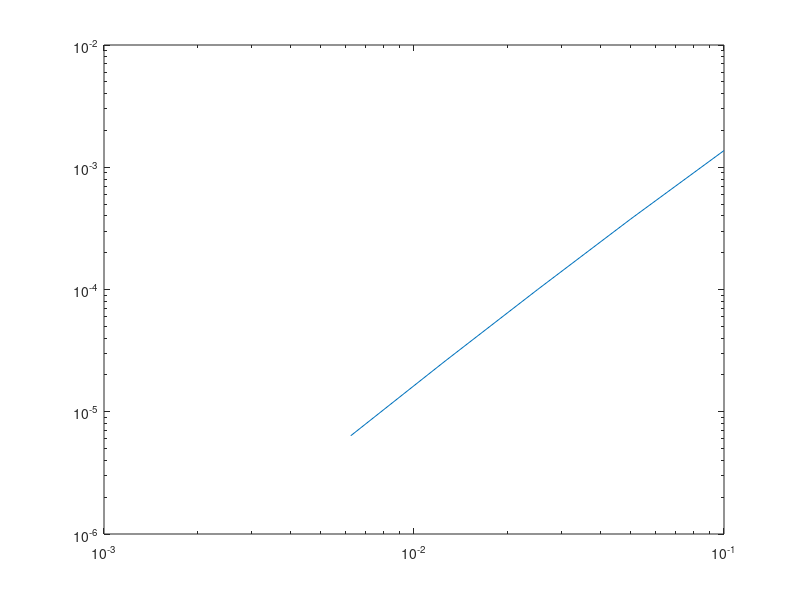

This chart was generated by the following MATLAB code:
clc;
close all;
clear all;

%non linear CNAB
dt_1_norm = 0.00136986;
dt_05_norm = 0.000377152;
dt_0250_norm = 9.95886e-5;
dt_0125_norm = 2.55651e-5;
dt_00625_norm = 6.36142e-6;

norms = [dt_1_norm, dt_05_norm, dt_0250_norm, dt_0125_norm, dt_00625_norm];
k = 1:length(norms);
fit1 = polyfit(k, log2(norms), 1);

times = [0.1, 0.05, 0.0250, 0.0125, 0.00625];
figure;
loglog(times, norms)